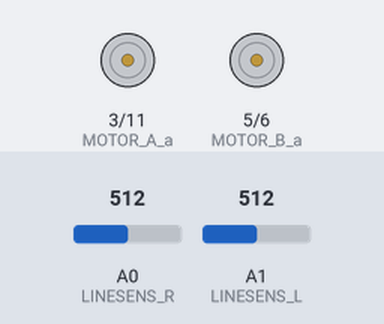
A sketch run on a simulated Arduino Uno, built with avr-gcc and run on an emulated ATmega328P. Shown: motor-driver pin pairs drawn as motors (green arrow = first pin HIGH = forward, orange = second pin HIGH = backward, longer = more drive). Inputs (shaded band) come from the test bench; at power-on: A0 (LINESENS_R) = 512, A1 (LINESENS_L) = 512. What the sketch prints to the serial monitor is not drawn.

Above: at 1.2 s.
1.3 s: A0 (LINESENS_R) set to 318
4.3 s: A0 (LINESENS_R) set to 291
At 6.4 s:
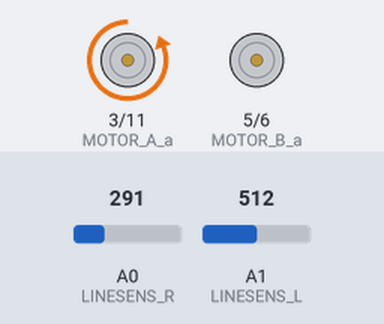
7.3 s: A1 (LINESENS_L) set to 312
10.3 s: A1 (LINESENS_L) set to 293
At 10.48 s:
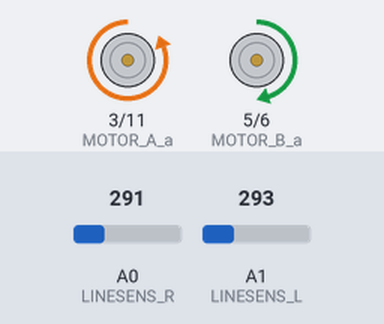
13.3 s: A0 (LINESENS_R) set to 306
At 14.5 s:
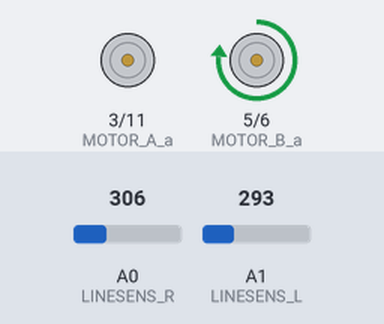
Timing chart, 0 to 16.3 s (numbered marks = the images above; inputs shaded):
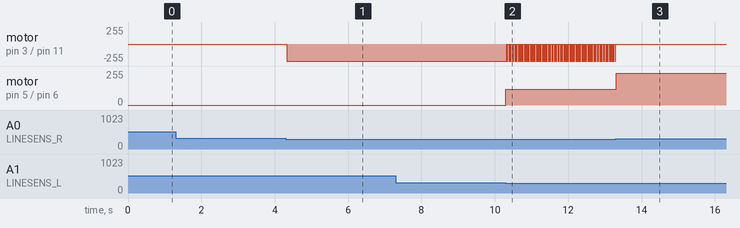

Measured:
- the behaviour switches between 300 and 299 on A0 (LINESENS_R) (found by bisection; images 0 and 1)
- the behaviour switches between 300 and 299 on A1 (LINESENS_L) (found by bisection; images 1 and 2)
- after the input at 1.3 s, every drawn part: stays the same
- after the input at 4.3 s, motor on pin 3 (MOTOR_A_a) / pin 11 (MOTOR_A_b): stopped → backward 255/255 at once
- after the input at 10.3 s, motor on pin 5 (MOTOR_B_a) / pin 6 (MOTOR_B_b): stopped → forward 120/255 at once
- after the input at 13.3 s, motor on pin 3 (MOTOR_A_a) / pin 11 (MOTOR_A_b): stops changing and stays stopped; motor on pin 5 (MOTOR_B_a) / pin 6 (MOTOR_B_b): forward 120/255 → forward 240/255 at once

The sketch:

tram.ino
```cpp
#include <stdio.h>
#define MOTOR_A_a 3     //모터A의 +출력핀은 3번핀입니다
#define MOTOR_A_b 11    //모터A의 -출력핀은 11번핀입니다
#define MOTOR_B_a 5     //모터B의 +출력핀은 5번핀입니다
#define MOTOR_B_b 6     //모터B의 -출력핀은 6번핀입니다
#define MOTOR_SPEED 120  //모터의 기준속력입니다(0~255), 라인트레이서는 저속주행을 권장드립니다.
#define LINESENS_L A1    //왼쪽 라인센서 입력핀입니다.
#define LINESENS_R A0    //오른쪽 라인센서 입력핀입니다.

#include <SoftwareSerial.h>

//rc car
unsigned char m_a_spd = 0, m_b_spd = 0; //모터의 속력을 저장하는 전역변수
boolean m_a_dir = 0, m_b_dir = 0; //모터의 방향을 결정하는 전역변수

//rc car variable
int line_l, line_r;
//bluetooth
int Tx = 12;
int Rx = 13;

SoftwareSerial bluetooth(Tx,Rx);

//bluetooth variable
#define TRIGGER_LENGTH 5   //트램 제어 시 필요한 trigger 종류(길이)
char str_send[1024];

//drive Rc car problem variable
int detectProblem[TRIGGER_LENGTH] = {0,0,0,0,0};
int detectProblem_tmp[TRIGGER_LENGTH] = {0,0,0,0,0};
//gas, fire, ultraSound , person,trafficLight,obstacle

int  probolemStatusChange = 1;
// 1 ok , -1 no

int rcCanDrive = 1;
// 1 ok , -1 no

//bluetooth variable
int flag = -1;
int cnt = 0;
char save_data[TRIGGER_LENGTH];


void setup()
{

  bluetooth.begin(9600);       // 블루투스 통신 시작

  TCCR1B = TCCR1B & 0b11111000 | 0x05;  //저속주행이 가능하도록 모터A PWM 주파수 변경
  TCCR2B = TCCR2B & 0b11111000 | 0x07;  //저속주행이 가능하도록 모터B PWM 주파수 변경

  //모터 제어 핀들을 출력으로 설정합니다.
  pinMode(MOTOR_A_a, OUTPUT);
  pinMode(MOTOR_A_b, OUTPUT);
  pinMode(MOTOR_B_a, OUTPUT);
  pinMode(MOTOR_B_b, OUTPUT);

  //라인센서 핀들을 입력으로 설정합니다.
  pinMode(LINESENS_L, INPUT);
  pinMode(LINESENS_R, INPUT);

  Serial.begin(9600);
  Serial.println("start");
}

void loop()
{
  if(rcCanDrive==1){
      linetrace_val();  //입력된 데이터에 따라 모터에 입력될 변수를 조정하는 함수
      motor_drive();    //모터를 구동하는 함수
      Serial.println("gogogoo");
  }
  else{
    Serial.println("nonono");
  }


   //bluetooth receive
  if (bluetooth.available()) {

    char fromRaspiData = (char)bluetooth.read();
    //Serial.println(fromRaspiData);
    if(fromRaspiData=='s'){
      //Serial.println("start");
        flag = 1;
        save_data[cnt] = fromRaspiData;

        cnt=0;
    }
    else if(fromRaspiData=='f'){
        //Serial.println("finish");
        Serial.println("tram trigger data FROM raspi ");
        if( (cnt >= TRIGGER_LENGTH) & (flag == 1) ){
          save_data[cnt] = fromRaspiData;
          RcCar_StatusSaveToTmp();
          RcCar_statusRecieve(save_data);
           //bluetooth send
           if(is_RcCar_StatusChange()==1){
            Serial.println("tram data TO raspi");
            bluetooth.write("s");

            sprintf(str_send, "%d,%d,%d,%d,%d,%d,%d,%d,%d",rcCanDrive,line_l,line_r,detectProblem[0], detectProblem[1], detectProblem[2],  detectProblem[3],  detectProblem[4]);
            bluetooth.print(str_send);

            bluetooth.write("f");

            bluetooth.flush();

            is_RcCar_CanDrive();
          }
          else{
             //Serial.println("notchange");
          }
        }
        flag = -1;
        cnt = 0;
    }
    else if(flag==1){
        if(fromRaspiData!=','){
          save_data[cnt] = fromRaspiData;

          cnt += 1;
        }
    }

  }

}


int RcCar_StatusSaveToTmp(){
  for(int i=0; i<TRIGGER_LENGTH; i++){
    detectProblem_tmp[i] = detectProblem[i];
  }
}

int RcCar_statusRecieve(char data[]){
  for(int i=0; i<TRIGGER_LENGTH; i++){
    Serial.println(data[i]);
    detectProblem[i] = int(data[i]);
  }

}

int is_RcCar_StatusChange(){
  for(int i=0; i<TRIGGER_LENGTH; i++){
    if(detectProblem[i] != detectProblem_tmp[i]){
      probolemStatusChange = 1;
      return probolemStatusChange;
    }
  }
  probolemStatusChange= -1;
  return probolemStatusChange;

}


int is_RcCar_CanDrive(){
  for(int i=0; i<TRIGGER_LENGTH; i++){
    if(detectProblem[i] == 48+1){
        rcCanDrive = -1;
        return rcCanDrive;
      }
  }
  //Serial.write("true");
  rcCanDrive = 1;
  return rcCanDrive;
}


void linetrace_val() //입력된 데이터에 따라 모터에 입력될 변수를 조정하는 함수
{
  int an_line_l = analogRead(LINESENS_L), an_line_r = analogRead(LINESENS_R); //왼쪽과 오른쪽 라인센서의 감지값을 변수에 저장합니다.ini
  //Serial.println(an_line_r);

  if(an_line_l < 300)
  {
    line_l = 0;
  }
  else
  {
    line_l = 1;
  }

  if(an_line_r < 300)
  {
    line_r = 0 ;
  }
  else
  {
    line_r = 1;
  }


  if(line_l == 0 && line_r == 0)      //라인이 감지되지 않을때 전진
  {
    m_a_dir = 0;  //모터A 정방향
    m_b_dir = 0;  //모터B 정방향
    m_a_spd = MOTOR_SPEED;  //모터A의 속력값 조정
    m_b_spd = MOTOR_SPEED;  //모터B의 속력값 조정
//    Serial.println('d');

  }
  else if(line_l == 0 && line_r == 1) //오른쪽 센서 감지시 오른쪽으로 전진
  {
    m_a_dir = 1;  //모터A 역방향
    m_b_dir = 0;  //모터B 정방향
    m_a_spd = 0;  //모터A의 정지
    m_b_spd = constrain(MOTOR_SPEED*2, 0, 255);  //모터B의 속력값 조정
//    Serial.println('l');

  }
  else if(line_l == 1 && line_r == 0)  //왼쪽 센서 감지시 왼쪽으로 전진
  {
    m_a_dir = 0;  //모터A 정방향
    m_b_dir = 1;  //모터B 역방향
    m_a_spd = constrain(MOTOR_SPEED*2, 0, 255);  //모터A의 속력값 조정
    m_b_spd = 0;  //모터B의 정지
  //  Serial.println('r');

  }
  else
  {
    m_a_dir = 0;  //모터A 정방향
    m_b_dir = 0;  //모터B 정방향
    m_a_spd = 0;  //모터A의 정지
    m_b_spd = 0;  //모터B의 정지
   // Serial.println('s');

  }
}

void motor_drive()  //모터를 구동하는 함수
{
  if(m_a_dir == 0)
  {
    digitalWrite(MOTOR_A_a, LOW);     //모터A+ LOW
    analogWrite(MOTOR_A_b, m_a_spd);  //모터A-의 속력을 PWM 출력
  }
  else
  {
    analogWrite(MOTOR_A_a, m_a_spd);  //모터A+의 속력을 PWM 출력
    digitalWrite(MOTOR_A_b, LOW);     //모터A- LOW
  }
  if(m_b_dir == 1)
  {
    digitalWrite(MOTOR_B_a, LOW);     //모터B+ LOW
    analogWrite(MOTOR_B_b, m_b_spd);  //모터B-의 속력을 PWM 출력
  }
  else
  {
    analogWrite(MOTOR_B_a, m_b_spd);  //모터B+의 속력을 PWM 출력
    digitalWrite(MOTOR_B_b, LOW);     //모터B- LOW
  }
}
```
